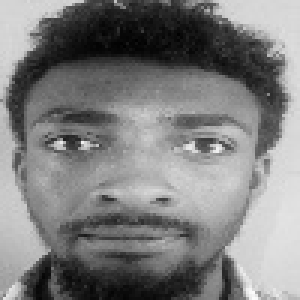
#> input picture FisherFaces/Fisherfaces_Dataset/train_images/face01.centerlight.jpg, 100 x 100 px (shown 3 times larger); its folder holds 4 pictures in this run
$ python Final_Fisherfaces_Code.py
#> lines starting #> are read from the running program, lines starting #| are printed output that depends on the picture; pictures that were not available may be replaced by others from this repository, and a replacement may not be noted
#!/usr/bin/env python
# coding: utf-8

# In[1]:


# Import libraries
from matplotlib import pyplot as plt
from matplotlib.image import imread
import numpy as np
import os
import cv2
import time


# In[2]:


t2_start = time.time()
train_path= 'Fisherfaces_Dataset/train_images/'
test_path= 'Fisherfaces_Dataset/test_images/'
train_dir=os.listdir(train_path)
test_dir=os.listdir(test_path)
height = 55
width = 55


# In[3]:


print('Train Images:')
train_image_names = train_dir
training_tensor   = np.ndarray(shape=(len(train_image_names),height*width), dtype=np.float64)
lst=[]
lstnoresize=[]
for i in range(len(train_image_names)):
    img = plt.imread(train_path + train_image_names[i])
#> img is the input picture: shape (100, 100); min 0, max 251, mean 126.1
    imresize=cv2.resize(img,(height,width))
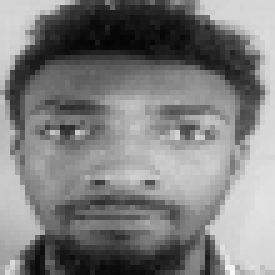
#> imresize: shape (55, 55) (shown 5 times larger); min 4, max 247, mean 126
    training_tensor[i,:] = np.array(imresize, dtype='float64').flatten()
    lst.append(imresize)
    plt.subplot(10,10,1+i)
    plt.imshow(imresize, cmap='gray')
    plt.subplots_adjust(right=3.0, top=3)
    plt.tick_params(labelleft='off', labelbottom='off', bottom='off',top='off',right='off',left='off', which='both')
#> pass 2 of the loop `for i in range(len(train_image_names)):`:
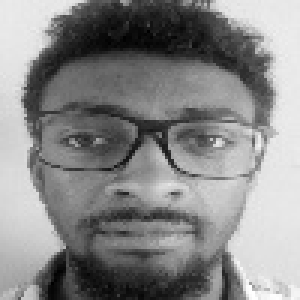
#> input picture FisherFaces/Fisherfaces_Dataset/train_images/face01.glass.jpg, 100 x 100 px (shown 3 times larger)
#> img is the input picture: shape (100, 100); min 0, max 255, mean 135.8
#> `imresize=cv2.resize(img,(height,width))`:
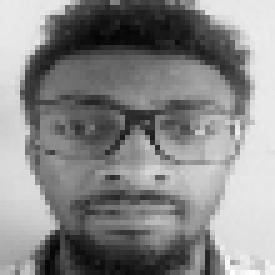
#> imresize: shape (55, 55) (shown 5 times larger); min 5, max 254, mean 135.7
#> pass 3 of the loop `for i in range(len(train_image_names)):`:
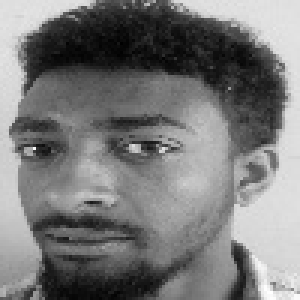
#> input picture FisherFaces/Fisherfaces_Dataset/train_images/face01.leftside.jpg, 100 x 100 px (shown 3 times larger)
#> img is the input picture: shape (100, 100); min 0, max 255, mean 121
#> `imresize=cv2.resize(img,(height,width))`:
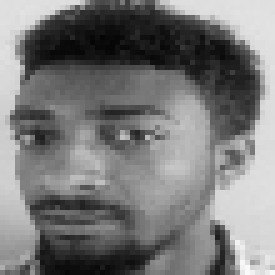
#> imresize: shape (55, 55) (shown 5 times larger); min 5, max 249, mean 121
#> the loop made 4 passes; the first 3 are shown
plt.show()
images=np.array(lst)


# In[4]:


print('Test Images:')
test_image_names = test_dir
testing_tensor   = np.ndarray(shape=(len(test_image_names), height*width), dtype=np.float64)

for i in range(len(test_image_names)):
    img = imread(test_path + test_image_names[i])
    testresize=cv2.resize(img,(height,width))
    testing_tensor[i,:] = np.array(testresize, dtype='float64').flatten()
    plt.subplot(8,10,1+i)
    plt.imshow(img, cmap='gray')
    plt.subplots_adjust(right=3.0, top=5)
    plt.tick_params(labelleft='off', labelbottom='off', bottom='off',top='off',right='off',left='off', which='both')
plt.show()


# In[5]:


mean_face = np.zeros((1,height*width))
for i in training_tensor:
    mean_face = np.add(mean_face,i)
mean_face = np.divide(mean_face,float(len(train_image_names))).flatten()
plt.imshow(mean_face.reshape(height, width), cmap='gray')
plt.tick_params(labelleft='off', labelbottom='off', bottom='off',top='off',right='off',left='off', which='both')
plt.show()
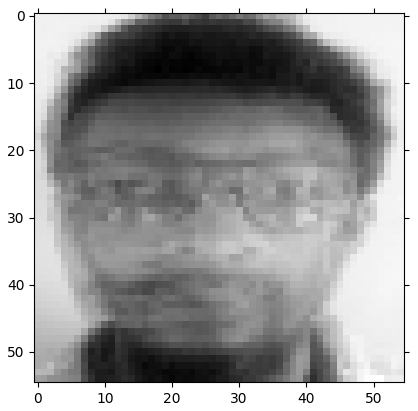
#> figure drawn by matplotlib, 1 panel


# In[6]:


def pca_model():
    img_vectors=np.reshape(images,(images.shape[0],images.shape[1]*images.shape[2]))
    shortmean=np.mean(img_vectors,axis=0)
    image_std_vec=np.std(img_vectors,axis=0)
    normalized=[]
    for j in img_vectors:
        normalized.append((j-shortmean))
    normalized=np.array(normalized)
    covar=np.cov(np.transpose(normalized))
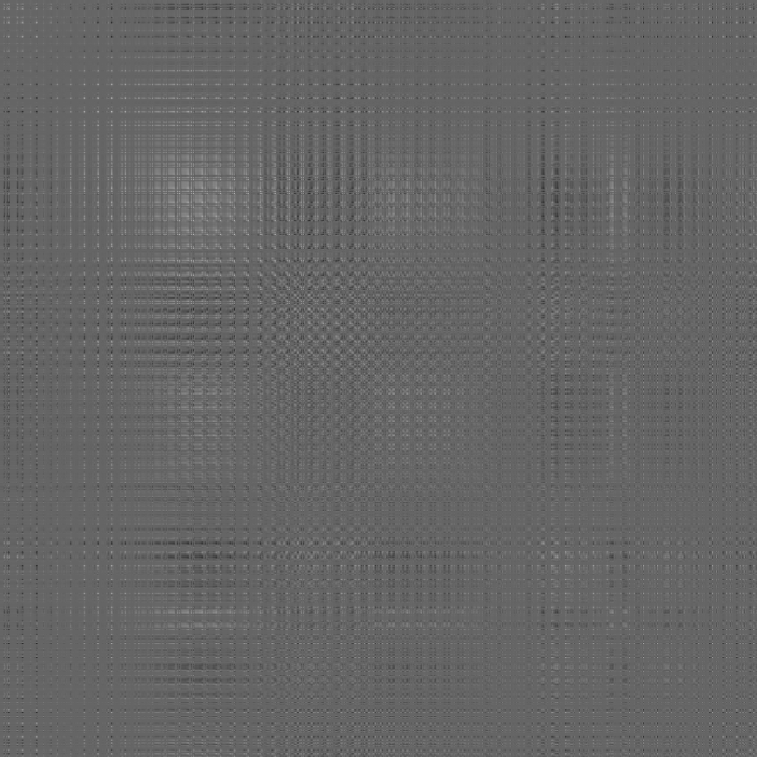
#> covar: shape (3025, 3025) float64 (shown at 1/4 size); min -6264.7, max 9474.9, mean 45.2; drawn with min black and max white
    eigvals, eigvects=np.linalg.eig(covar)
    mean_face=np.reshape(shortmean,(images.shape[1]*images.shape[2]))
    idx = eigvals.argsort()[::-1]
    eigvals = eigvals[idx]
    eigvects = eigvects[:,idx]
    eig_vectors=np.real(np.transpose(eigvects))
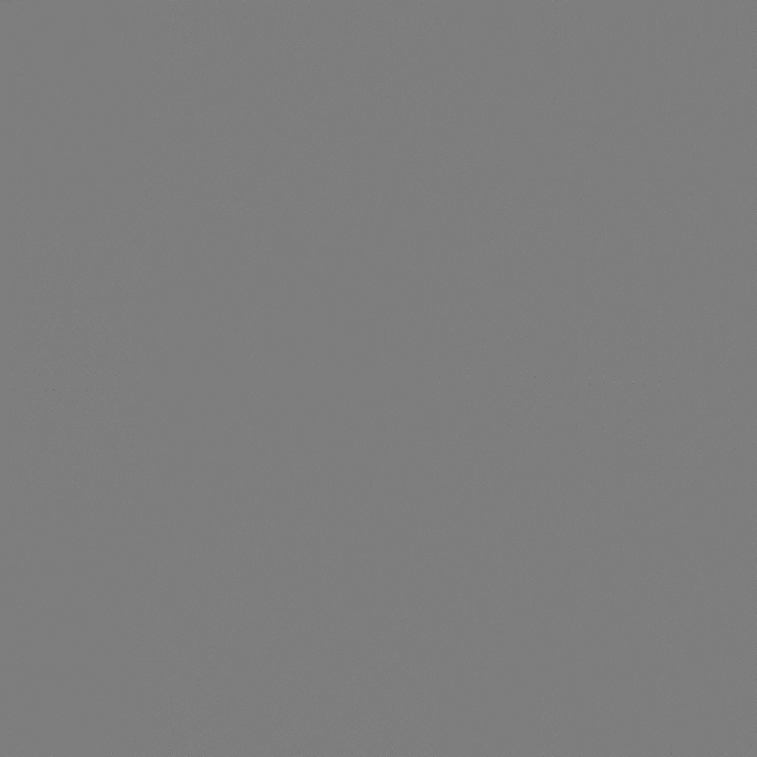
#> eig_vectors: shape (3025, 3025) float64 (shown at 1/4 size); min -0.467, max 0.476, mean 9.66e-08; drawn with min black and max white
    imp_eig_vectors=eig_vectors[:60] #taking only first 60 eigenvectors
    eig_vectors_pca=eig_vectors[3:13]
    return [eigvals,eig_vectors,mean_face,imp_eig_vectors,img_vectors,eig_vectors_pca]


# In[7]:


[eigvals,eig_vectors,mean_face,imp_eig_vectors,img_vectors,eig_vectors_pca] = pca_model()
d={'1':[],'2':[],'3':[],'4':[],'5':[],'6':[],'7':[],'8':[],'9':[],'10':[]} #taking only 10 subjects for classification
k=1
while(k<11):
    for i in train_dir:
        if(k<=9):
            q='0'+str(k)
            if(i[4:6]==q):
                d[str(k)].append(i)

        else:
            q=k
            if(i[4:6]==str(q)):
                d[str(k)].append(i)
    k+=1


# In[8]:


#Creating a X vector containing samples from each class.
X=[d[i] for i in d.keys()]
tensor=[]
for i in range(0,10):
    for j in range(0,7):
#> (the run stopped early here; a loop or call above may not have finished)
